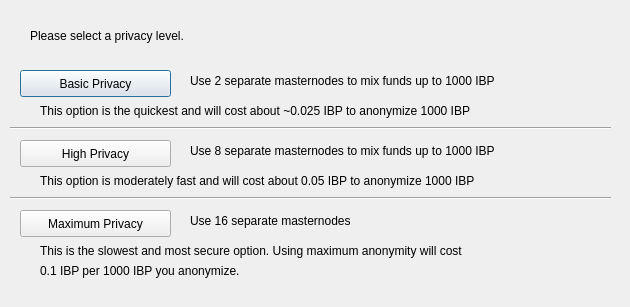
<?xml version="1.0" encoding="UTF-8"?>
<ui version="4.0">
 <class>DarksendConfig</class>
 <widget class="QDialog" name="DarksendConfig">
  <property name="geometry">
   <rect>
    <x>0</x>
    <y>0</y>
    <width>630</width>
    <height>307</height>
   </rect>
  </property>
  <property name="windowTitle">
   <string>Configure PrivateSend</string>
  </property>
  <widget class="QPushButton" name="buttonBasic">
   <property name="geometry">
    <rect>
     <x>20</x>
     <y>70</y>
     <width>151</width>
     <height>27</height>
    </rect>
   </property>
   <property name="text">
    <string>Basic Privacy</string>
   </property>
  </widget>
  <widget class="QPushButton" name="buttonHigh">
   <property name="geometry">
    <rect>
     <x>20</x>
     <y>140</y>
     <width>151</width>
     <height>27</height>
    </rect>
   </property>
   <property name="text">
    <string>High Privacy</string>
   </property>
  </widget>
  <widget class="QPushButton" name="buttonMax">
   <property name="geometry">
    <rect>
     <x>20</x>
     <y>210</y>
     <width>151</width>
     <height>27</height>
    </rect>
   </property>
   <property name="text">
    <string>Maximum Privacy</string>
   </property>
  </widget>
  <widget class="QLabel" name="label">
   <property name="geometry">
    <rect>
     <x>30</x>
     <y>20</y>
     <width>571</width>
     <height>31</height>
    </rect>
   </property>
   <property name="text">
    <string>Please select a privacy level.</string>
   </property>
  </widget>
  <widget class="QLabel" name="label_2">
   <property name="geometry">
    <rect>
     <x>190</x>
     <y>70</y>
     <width>421</width>
     <height>21</height>
    </rect>
   </property>
   <property name="text">
    <string>Use 2 separate masternodes to mix funds up to 1000 IBP</string>
   </property>
  </widget>
  <widget class="QLabel" name="label_3">
   <property name="geometry">
    <rect>
     <x>190</x>
     <y>140</y>
     <width>411</width>
     <height>21</height>
    </rect>
   </property>
   <property name="text">
    <string>Use 8 separate masternodes to mix funds up to 1000 IBP</string>
   </property>
  </widget>
  <widget class="QLabel" name="label_4">
   <property name="geometry">
    <rect>
     <x>190</x>
     <y>210</y>
     <width>421</width>
     <height>21</height>
    </rect>
   </property>
   <property name="text">
    <string>Use 16 separate masternodes</string>
   </property>
  </widget>
  <widget class="QLabel" name="label_6">
   <property name="geometry">
    <rect>
     <x>40</x>
     <y>100</y>
     <width>561</width>
     <height>21</height>
    </rect>
   </property>
   <property name="text">
    <string>This option is the quickest and will cost about ~0.025 IBP to anonymize 1000 IBP</string>
   </property>
  </widget>
  <widget class="QLabel" name="label_7">
   <property name="geometry">
    <rect>
     <x>40</x>
     <y>170</y>
     <width>561</width>
     <height>21</height>
    </rect>
   </property>
   <property name="text">
    <string>This option is moderately fast and will cost about 0.05 IBP to anonymize 1000 IBP</string>
   </property>
  </widget>
  <widget class="QLabel" name="label_8">
   <property name="geometry">
    <rect>
     <x>40</x>
     <y>240</y>
     <width>561</width>
     <height>21</height>
    </rect>
   </property>
   <property name="text">
    <string>This is the slowest and most secure option. Using maximum anonymity will cost</string>
   </property>
  </widget>
  <widget class="QLabel" name="label_9">
   <property name="geometry">
    <rect>
     <x>40</x>
     <y>260</y>
     <width>561</width>
     <height>21</height>
    </rect>
   </property>
   <property name="text">
    <string>0.1 IBP per 1000 IBP you anonymize.</string>
   </property>
  </widget>
  <widget class="Line" name="line">
   <property name="geometry">
    <rect>
     <x>10</x>
     <y>120</y>
     <width>601</width>
     <height>16</height>
    </rect>
   </property>
   <property name="orientation">
    <enum>Qt::Horizontal</enum>
   </property>
  </widget>
  <widget class="Line" name="line_2">
   <property name="geometry">
    <rect>
     <x>10</x>
     <y>190</y>
     <width>601</width>
     <height>16</height>
    </rect>
   </property>
   <property name="orientation">
    <enum>Qt::Horizontal</enum>
   </property>
  </widget>
 </widget>
 <resources/>
 <connections/>
</ui>
